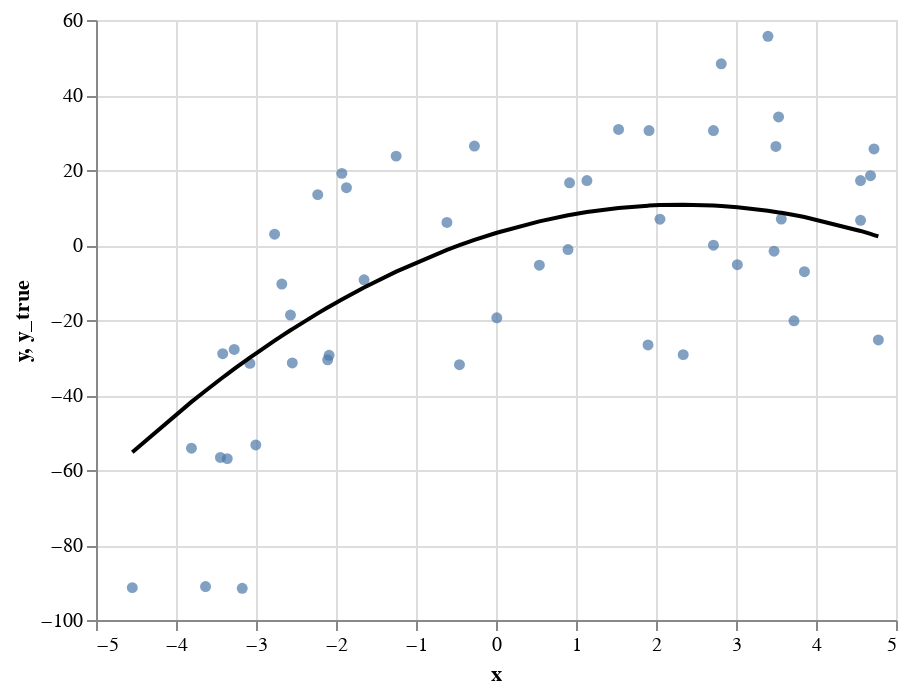

The notebook cell saved with this chart:
### Code cell
chart_data + chart_true

### Figure 1 — Vega-Lite specification as saved in the notebook (floating-point values rounded to 4 significant figures)
{"config": {"view": {"continuousWidth": 400, "continuousHeight": 300}}, "layer": [{"mark": "circle", "encoding": {"x": {"field": "x", "type": "quantitative"}, "y": {"field": "y", "type": "quantitative"}}}, {"mark": "line", "encoding": {"color": {"value": "black"}, "x": {"field": "x", "type": "quantitative"}, "y": {"field": "y_true", "type": "quantitative"}}}], "data": {"name": "data-ffc62d5bf5898761d212762ba305ca4b"}, "$schema": "https://vega.github.io/schema/vega-lite/v4.17.0.json", "datasets": {"data-ffc62d5bf5898761d212762ba305ca4b": [{"x": -3.416, "y_true": -35.34, "y": -29.0}, {"x": 2.34, "y_true": 10.74, "y": -29.24}, {"x": -3.272, "y_true": -33.06, "y": -27.86}, {"x": -2.086, "y_true": -16.46, "y": -29.41}, {"x": -3.807, "y_true": -41.83, "y": -54.2}, {"x": -2.569, "y_true": -22.74, "y": -18.68}, {"x": 0.01022, "y_true": 3.266, "y": -19.41}, {"x": 3.399, "y_true": 9.118, "y": 55.66}, {"x": 0.9003, "y_true": 7.917, "y": -1.226}, {"x": -1.649, "y_true": -11.33, "y": -9.292}, {"x": 4.557, "y_true": 3.75, "y": 17.19}, {"x": -1.869, "y_true": -13.84, "y": 15.28}, {"x": -1.248, "y_true": -7.094, "y": 23.7}, {"x": 2.718, "y_true": 10.52, "y": -0.05244}, {"x": 3.532, "y_true": 8.693, "y": 34.16}, {"x": 0.9196, "y_true": 7.994, "y": 16.59}, {"x": -4.546, "y_true": -55.29, "y": -91.37}, {"x": -2.546, "y_true": -22.43, "y": -31.45}, {"x": -2.104, "y_true": -16.68, "y": -30.61}, {"x": -3.631, "y_true": -38.86, "y": -91.09}, {"x": -2.228, "y_true": -18.23, "y": 13.43}, {"x": -1.927, "y_true": -14.52, "y": 19.11}, {"x": 1.136, "y_true": 8.779, "y": 17.2}, {"x": -2.768, "y_true": -25.51, "y": 2.884}, {"x": 4.725, "y_true": 2.657, "y": 25.62}, {"x": 1.532, "y_true": 9.872, "y": 30.82}, {"x": -3.359, "y_true": -34.43, "y": -56.96}, {"x": 2.049, "y_true": 10.64, "y": 6.89}, {"x": 0.542, "y_true": 6.312, "y": -5.38}, {"x": -0.2696, "y_true": 1.346, "y": 26.39}, {"x": 3.725, "y_true": 7.987, "y": -20.2}, {"x": 1.9, "y_true": 10.5, "y": -26.64}, {"x": 2.816, "y_true": 10.4, "y": 48.32}, {"x": -3.003, "y_true": -28.94, "y": -53.33}, {"x": 3.566, "y_true": 8.575, "y": 6.93}, {"x": -0.6132, "y_true": -1.312, "y": 6.019}, {"x": 3.476, "y_true": 8.879, "y": -1.661}, {"x": -3.172, "y_true": -31.51, "y": -91.54}, {"x": -2.677, "y_true": -24.24, "y": -10.42}, {"x": 4.557, "y_true": 3.749, "y": 6.579}, {"x": 4.681, "y_true": 2.948, "y": 18.49}, {"x": 4.78, "y_true": 2.286, "y": -25.31}, {"x": 3.017, "y_true": 10.07, "y": -5.263}, {"x": 1.913, "y_true": 10.51, "y": 30.51}, {"x": 3.499, "y_true": 8.804, "y": 26.29}, {"x": 2.718, "y_true": 10.52, "y": 30.53}, {"x": -3.445, "y_true": -35.8, "y": -56.66}, {"x": -0.4568, "y_true": -0.06096, "y": -31.93}, {"x": -3.076, "y_true": -30.04, "y": -31.57}, {"x": 3.855, "y_true": 7.45, "y": -7.121}]}}
